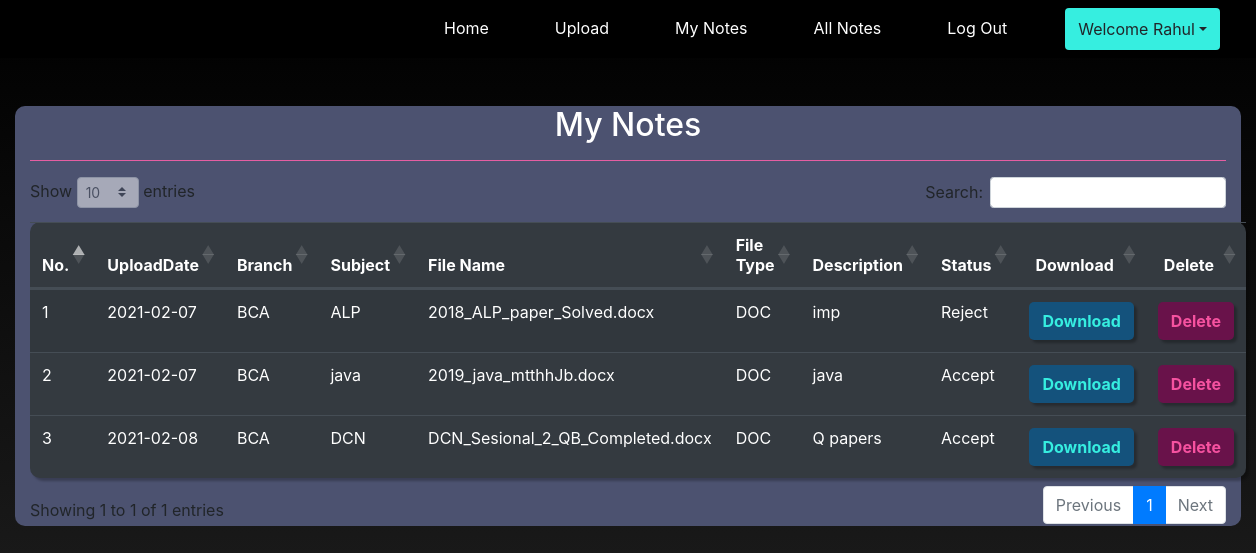
The page /view_mynotes (signed in) on the database its author committed.
### notes/models.py (models this page shows, shortened)
class Notes(models.Model):
    user = models.ForeignKey(User,on_delete=models.CASCADE)
    uploadingdate = models.CharField(max_length=30)
    branch = models.CharField(max_length=13)
    subject = models.CharField(max_length=15)
    notesfile = models.FileField(max_length=100,null=True)
    filetype = models.CharField(max_length=30, null=True)
    description = models.CharField(max_length=200)
    status = models.CharField(max_length=10)

### notes/views.py (the view)
# urls.py: path('view_mynotes',view_mynotes,name='view_mynotes'),
def view_mynotes(request):
    if not request.user.is_authenticated:
        return redirect('login')
    user = User.objects.get(id=request.user.id)
    notes = Notes.objects.filter(user=user)
    d = {'notes': notes}
    return render(request, 'view_mynotes.html', d)

### notes/templates/view_mynotes.html (shortened to what this page needs)
{% extends 'usernavigation.html'%} {% block body %} {% load static %}
<link
  rel="stylesheet"
  href="https://cdnjs.cloudflare.com/ajax/libs/twitter-bootstrap/4.5.2/css/bootstrap.css"
/>
<link
  rel="stylesheet"
  href="https://cdn.datatables.net/1.10.23/css/dataTables.bootstrap4.min.css"
/>
<div style="animation: transitionIn 0.75s">
  <div class="col-12 mt-5">
    <div class="container1 col-12">
      <h2 class="text-white text-center">My Notes</h2>
      <hr style="background-color: hotpink" />
      <table
        class="table table-striped table-hover table-dark"
        style="
          border-radius: 10px;
          filter: drop-shadow(3px 3px 1px rgba(0, 0, 0, 0.25));
        "
        id="example"
      >
        <thead>
          <tr>
            <th>No.</th>
            <th>UploadDate</th>
            <th>Branch</th>
            <th>Subject</th>
            <th>File Name</th>
            <th>File Type</th>
            <th>Description</th>
            <th>Status</th>
            <th style="text-align: center">Download</th>
            <th style="text-align: center">Delete</th>
          </tr>
        </thead>
        {% for i in notes %}
        <tbody>
          <tr>
            <td>{{forloop.counter}}</td>
            <td>{{i.uploadingdate}}</td>
            <td>{{i.branch}}</td>
            <td>{{i.subject}}</td>
            <td>{{i.notesfile}}</td>
            <td>{{i.filetype}}</td>
            <td>{{i.description}}</td>
            <td>{{i.status}}</td>
            <td>
              <a
                href="{{i.notesfile.url}}"
                class="btn font-weight-bold"
                style="
                  background-color: #14527c;
                  color: #36eee0;
                  border-radius: 5px;
                  width: 100%;
                  filter: drop-shadow(3px 3px 1px rgba(0, 0, 0, 0.25));
                "
                >Download</a
              >
            </td>
            <td>
              <a
                href="{% url 'delete_mynotes' i.id %}"
                class="btn font-weight-bold"
                style="
                  background-color: #69124a;
                  color: #f652a0;
                  border-radius: 5px;
                  width: 100%;
                  filter: drop-shadow(3px 3px 1px rgba(0, 0, 0, 0.25));
                "
                onclick="return confirm('Are you sure you want to delete?')"
                >Delete</a
              >
            </td>
          </tr>
          {% endfor %}
        </tbody>
      </table>
    </div>
  </div>
</div>
{% endblock %}

### notes/templates/usernavigation.html (shortened to what this page needs)
<html lang="en">
<head>
    {% load static %}
    <link rel="stylesheet" href="https://maxcdn.bootstrapcdn.com/bootstrap/4.3.1/css/bootstrap.min.css">
    <link rel="stylesheet" href="https://use.fontawesome.com/releases/v5.6.3/css/all.css">
    <link rel="stylesheet" href="{% static 'css/mystyle.css'%}">
</head>
<body>
    <nav class="navbar navbar-expand-sm justify-content-end" style="background-color: rgb(0, 0, 0)">
        <ul class="navbar-nav">
                <li class="navbar-item">
                    <a class="nav-link" style="margin-right: 50px;" href="{%url 'profile'%}">Home</a>
                </li>
                <li class="navbar-item">
                    <a class="nav-link" style="margin-right: 50px;" href="{%url 'upload_notes'%}">Upload</a>
                </li>
                <li class="navbar-item">
                    <a class="nav-link" style="margin-right: 50px;" href="{%url 'view_mynotes'%}">My&nbspNotes</a>
                </li>
                <li class="navbar-item">
                    <a class="nav-link" style="margin-right: 50px;" href="{%url 'accepted_user'%}">All&nbspNotes</a>
                </li>
                <li class="navbar-item">
                    <a class="nav-link" style="margin-right: 50px;" href="{%url 'logout'%}">Log&nbspOut</a>
                </li>
                <div class="btn-group text-center">
                    <button type="button" class="btn dropdown-toggle" style="margin-right: 20px; background-color: #36EEE0;" data-toggle="dropdown">Welcome
                        {{request.user.first_name}}</button>
        </ul>
    </nav>
</body>
</html>
{% block body %}
{% endblock %}

### notes/static/css/mystyle.css (style rules this page uses)
.nav-link { color:white }
body { background-image: linear-gradient( rgb(0, 0, 0) , rgb(36, 36, 36)); }

### notes/templates/usernavigation.html (style rules this page uses)
.nav-link { color: white }

### notes/templates/view_mynotes.html (style rules this page uses)
.container1 { background-image: linear-gradient(#4c5270, #4c5270); border-radius: 10px; }

### rows shown on the page
Notes: uploadingdate "2021-02-07", branch "BCA", subject "ALP", notesfile "2018_ALP_paper_Solved.docx", filetype "DOC", description "imp", status "Reject"
Notes: uploadingdate "2021-02-07", branch "BCA", subject "java", notesfile "2019_java_mtthhJb.docx", filetype "DOC", description "java", status "Accept"
Notes: uploadingdate "2021-02-08", branch "BCA", subject "DCN", notesfile "DCN_Sesional_2_QB_Completed.docx", filetype "DOC", description "Q papers", status "Accept"

### other values the page prints
{{ request.user.first_name }} "Rahul"
